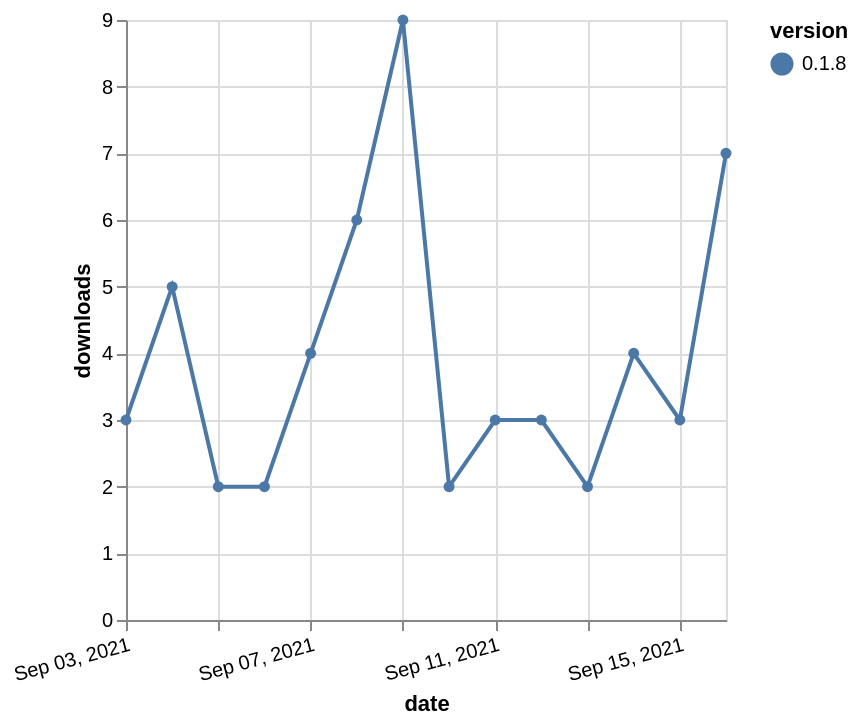

Specify this chart in Vega-Lite:
### Vega-Lite specification from a JSON file in a GitHub repository (floating-point values rounded to 4 significant figures)
{"$schema": "https://vega.github.io/schema/vega-lite/v5.json", "description": "A simple bar chart with embedded data.", "data": {"values": [{"date": "2021-09-03", "total": 5914, "delta": 3, "version": "0.1.8"}, {"date": "2021-09-04", "total": 5919, "delta": 5, "version": "0.1.8"}, {"date": "2021-09-05", "total": 5921, "delta": 2, "version": "0.1.8"}, {"date": "2021-09-06", "total": 5923, "delta": 2, "version": "0.1.8"}, {"date": "2021-09-07", "total": 5927, "delta": 4, "version": "0.1.8"}, {"date": "2021-09-08", "total": 5933, "delta": 6, "version": "0.1.8"}, {"date": "2021-09-09", "total": 5942, "delta": 9, "version": "0.1.8"}, {"date": "2021-09-10", "total": 5944, "delta": 2, "version": "0.1.8"}, {"date": "2021-09-11", "total": 5947, "delta": 3, "version": "0.1.8"}, {"date": "2021-09-12", "total": 5950, "delta": 3, "version": "0.1.8"}, {"date": "2021-09-13", "total": 5952, "delta": 2, "version": "0.1.8"}, {"date": "2021-09-14", "total": 5956, "delta": 4, "version": "0.1.8"}, {"date": "2021-09-15", "total": 5959, "delta": 3, "version": "0.1.8"}, {"date": "2021-09-16", "total": 5966, "delta": 7, "version": "0.1.8"}]}, "width": "container", "mark": {"type": "line", "point": {"filled": true}}, "encoding": {"x": {"field": "date", "type": "temporal", "timeUnit": "yearmonthdate", "title": "date", "axis": {"labelAngle": -15}}, "y": {"field": "delta", "type": "quantitative", "title": "downloads"}, "color": {"field": "version", "type": "nominal"}, "tooltip": {"field": "delta"}}}
